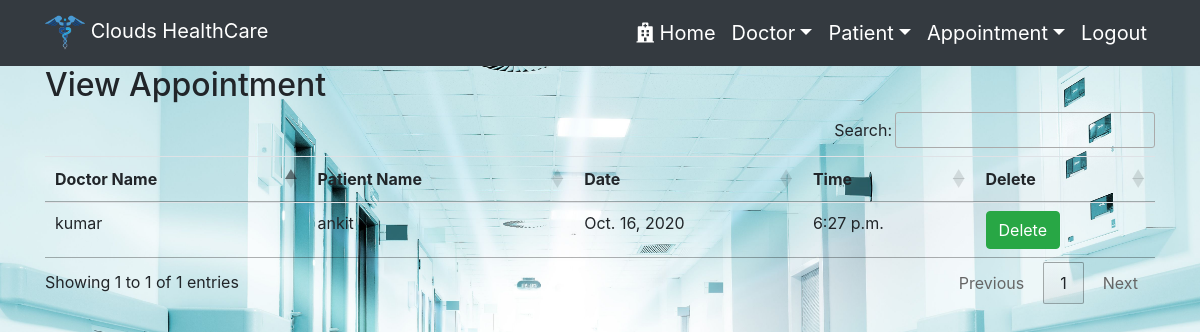
The page /view_appointment/ (signed in) on the database its author committed.
### Hospital/models.py (models this page shows, shortened)
class Appointment(models.Model):
    doctor=models.ForeignKey(Doctor,on_delete=models.CASCADE)
    patient=models.ForeignKey(Patient,on_delete=models.CASCADE)
    date1=models.DateField()
    time1=models.TimeField()

class Doctor(models.Model):
    name=models.CharField(max_length=100)
    mobile=models.IntegerField()
    specialization=models.CharField(max_length=100)
    def __str__(self):
        return self.name

class Patient(models.Model):
    name=models.CharField(max_length=100)
    gender=models.CharField(max_length=20)
    mobile=models.IntegerField(null=True)
    address=models.CharField(max_length=100)
    def __str__(self):
        return self.name

### Hospital/views.py (the view)
# urls.py: path('view_appointment/', views.View_appointment,name='view_appointment'),
def View_appointment(request):
    if not request.user.is_staff:
        return redirect('login')
    appointment=Appointment.objects.all()
    p={'appointment':appointment}
    return render(request,'hospital/view_appointment.html',p)

### templates/hospital/view_appointment.html
{% extends 'hospital/navigation.html' %}
{% block body %}
<div class="container">
  <h2 class='text-canter'>View Appointment</h2>
  <table class='table table-hover' id='example'>
    <thead>
      <tr>
        <th>Doctor Name</th>
        <th>Patient Name</th>
        <th>Date</th>
        <th>Time</th>
        <th>Delete</th>
      </tr>
    </thead>
    {% for i in appointment %}
    <tr>
      <td>{{i.doctor}}</td>
      <td>{{i.patient}}</td>
      <td>{{i.date1}}</td>
      <td>{{i.time1}}</td>
      <td><a href="{% url 'delete_appointment' i.id %}"onclick="return confirm('Are u really want to delete')"class='btn btn-success'>Delete</a></td>
    </tr>
    {% endfor %}
  </table>
</div>
{% endblock %}

### static/css/style.css (style rules this page uses)
#bg { background-repeat: no-repeat; background-size:cover; }

### rows shown on the page
Appointment: doctor "kumar", patient "ankit", date1 "Oct. 16, 2020", time1 "6:27 p.m."
